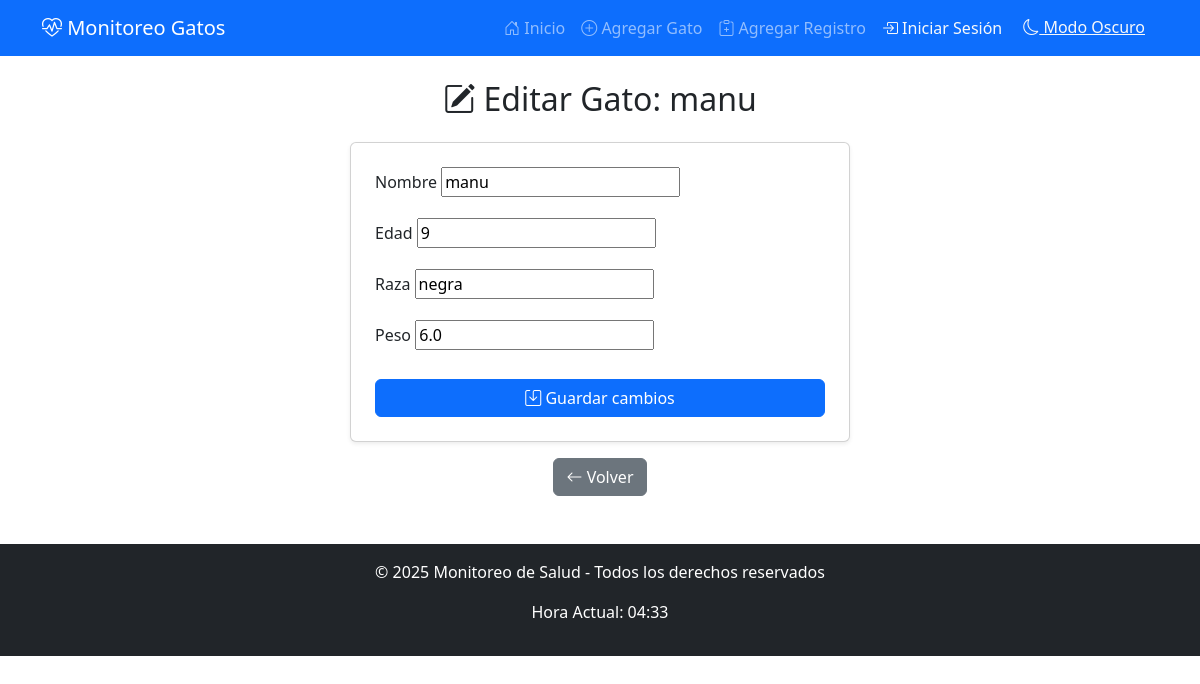
The app's page /editar-gato/2/ with its own data.
### appmonitoreo/models.py (models this page shows, shortened)
class Gato(models.Model):
    nombre = models.CharField(max_length=100)
    edad = models.IntegerField()
    raza = models.CharField(max_length=50, blank=True, null=True)
    peso = models.FloatField()
    creado_en = models.DateTimeField(auto_now_add=True)

### appmonitoreo/views.py (the view)
# urls.py: path('editar-gato/<int:gato_id>/', views.editar_gato, name='editar_gato'),
def editar_gato(request, gato_id):
    gato = get_object_or_404(Gato, id=gato_id)
    if request.method == 'POST':
        form = GatoForm(request.POST, instance=gato)
        if form.is_valid():
            form.save()
            return redirect('index')
    else:
        form = GatoForm(instance=gato)
    return render(request, 'appmonitoreo/editar_gato.html', {'form': form, 'gato': gato})

### appmonitoreo/forms.py
class GatoForm(forms.ModelForm):
    class Meta:
        model = Gato
        fields = ['nombre', 'edad', 'raza', 'peso']

### appmonitoreo/templates/appmonitoreo/editar_gato.html (shortened to what this page needs)
{% extends 'appmonitoreo/base.html' %}
{% block content %}
<div class="container">
    <h2 class="mt-3 text-center"><i class="bi bi-pencil-square"></i> Editar Gato: {{ gato.nombre }}</h2>
    <div class="card p-4 shadow-sm mt-4 mx-auto" style="max-width: 500px;">
        <form method="post" class="needs-validation" novalidate>
            {% for field in form %}
                <div class="mb-3">
                    <label for="{{ field.id_for_label }}" class="form-label">{{ field.label }}</label>
                    {{ field }}
                </div>
            {% endfor %}
            <button type="submit" class="btn btn-primary w-100 mt-2">
                <i class="bi bi-save"></i> Guardar cambios
            </button>
        </form>
    </div>
    <div class="text-center mt-3">
        <a href="{% url 'index' %}" class="btn btn-secondary">
            <i class="bi bi-arrow-left"></i> Volver
        </a>
    </div>
</div>
{% endblock %}

### appmonitoreo/templates/appmonitoreo/base.html (style rules this page uses)
body { transition: background-color 0.3s ease, color 0.3s ease; }

### records on screen
Gato: nombre "manu", form "manu" "9" "negra" "6.0"

### other values on screen
{{ field.label }} "Nombre" "Edad" "Raza" "Peso"
